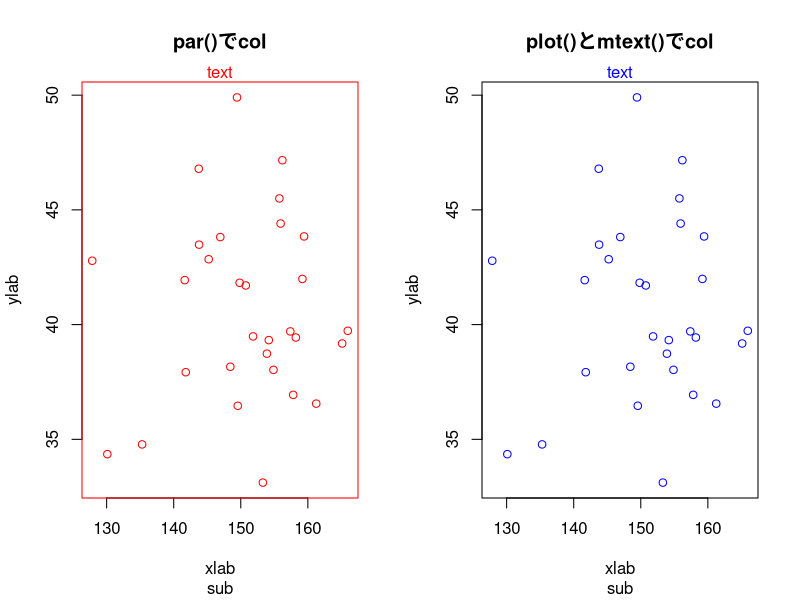
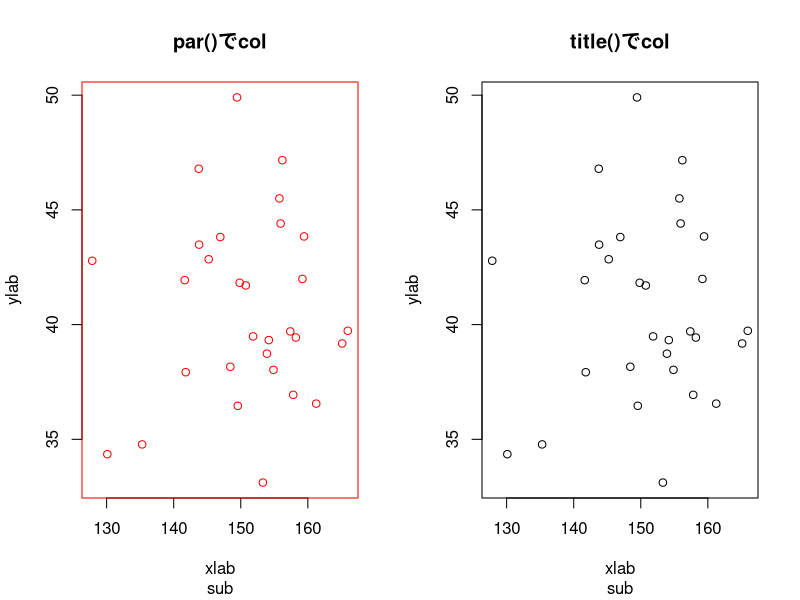
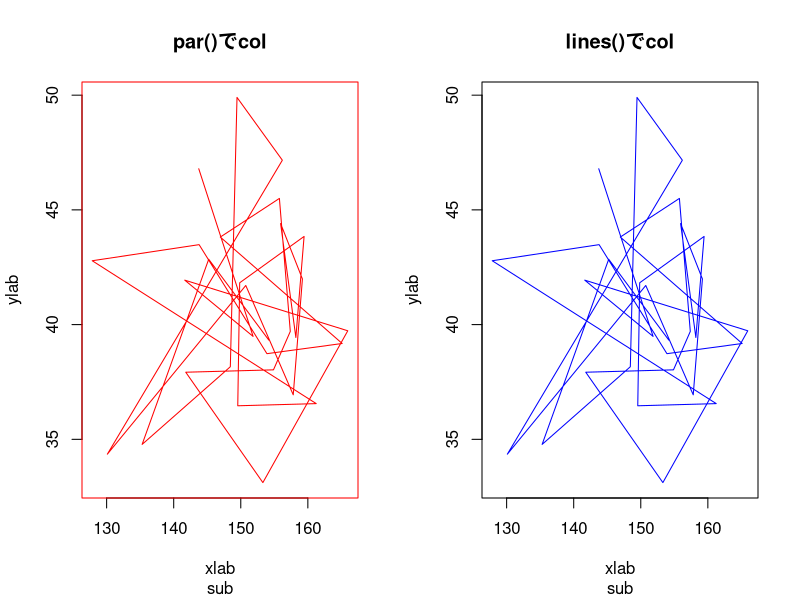
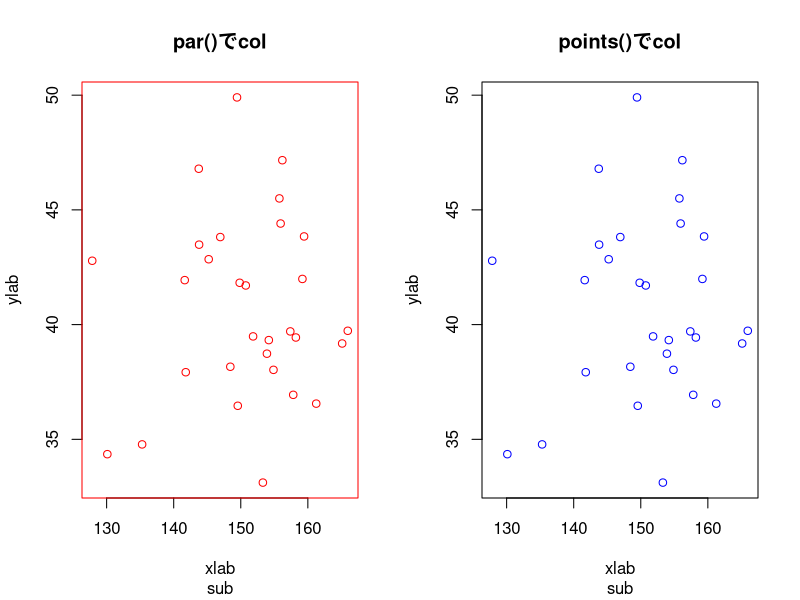
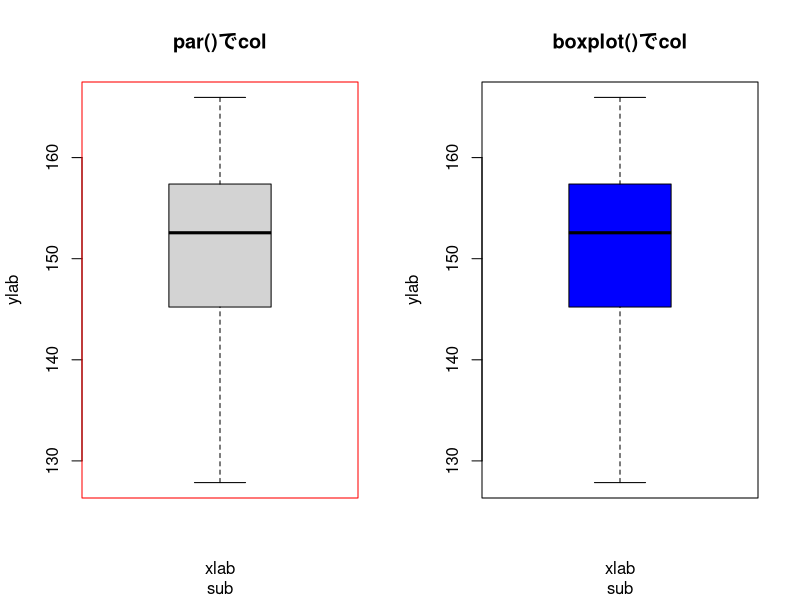
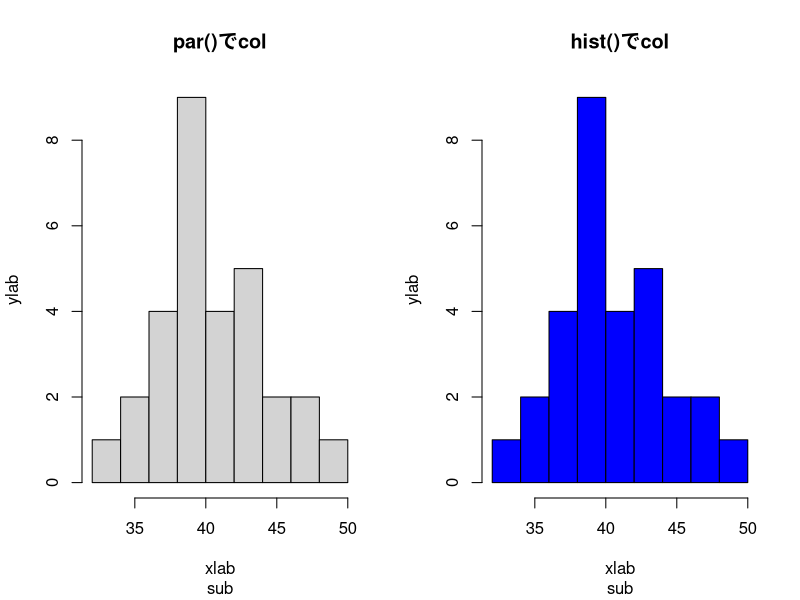

Reproduce these figures in R, in order.
## ---- chunk 1
set.seed(1)
dat <- data.frame(height = rnorm(30, 150, 10),
                  weight = rnorm(30, 40, 5),
                  sex = sample(c("M", "F"), 30, replace = TRUE),
                  village = sample(c("A", "B", "C"), 30, replace = TRUE),
                  disease = rbinom(30, 1, 0.3))
## ---- chunk 2
op1 <- par(mfrow = c(1, 2))

op2 <- par(col = "red")
plot(dat$height, dat$weight,
     main = "par()でcol", sub = "sub",
     xlab = "xlab", ylab = "ylab")
mtext("text")
par(op2)

plot(dat$height, dat$weight, col = "blue",
     main = "plot()とmtext()でcol", sub = "sub", 
     xlab = "xlab", ylab = "ylab")
mtext("text", col = "blue")

op2 <- par(col = "red")
plot(dat$height, dat$weight,
     main = "", sub = "",
     xlab = "", ylab = "")
title(main = "par()でcol", sub = "sub",
      xlab = "xlab", ylab = "ylab")
par(op2)

plot(dat$height, dat$weight,
     main = "", sub = "", 
     xlab = "", ylab = "")
title(main = "title()でcol", sub = "sub",
      xlab = "xlab", ylab = "ylab",
      col = "blue")

op2 <- par(col = "red")
plot(dat$height, dat$weight, type = "n",
     main = "par()でcol", sub = "sub",
     xlab = "xlab", ylab = "ylab")
lines(dat$height, dat$weight)
par(op2)

plot(dat$height, dat$weight, type = "n",
     main = "lines()でcol", sub = "sub",
     xlab = "xlab", ylab = "ylab")
lines(dat$height, dat$weight, col = "blue")

op2 <- par(col = "red")
plot(dat$height, dat$weight, type = "n",
     main = "par()でcol", sub = "sub",
     xlab = "xlab", ylab = "ylab")
points(dat$height, dat$weight)
par(op2)

plot(dat$height, dat$weight, type = "n",
     main = "points()でcol", sub = "sub",
     xlab = "xlab", ylab = "ylab")
points(dat$height, dat$weight, col = "blue")

par(op1)
## ---- chunk 3
op1 <- par(mfrow = c(1, 2))
op2 <- par(col = "red")
boxplot(dat$height,
        main = "par()でcol", sub = "sub",
        xlab = "xlab", ylab = "ylab")
par(op2)

boxplot(dat$height, col = "blue",
        main = "boxplot()でcol", sub = "sub",
        xlab = "xlab", ylab = "ylab")
par(op1)
## ---- chunk 4
op1 <- par(mfrow = c(1, 2))
op2 <- par(col = "red")
hist(dat$weight,
     main = "par()でcol", sub = "sub",
     xlab = "xlab", ylab = "ylab")
par(op2)

hist(dat$weight, col = "blue",
     main = "hist()でcol", sub = "sub",
     xlab = "xlab", ylab = "ylab")
par(op1)
